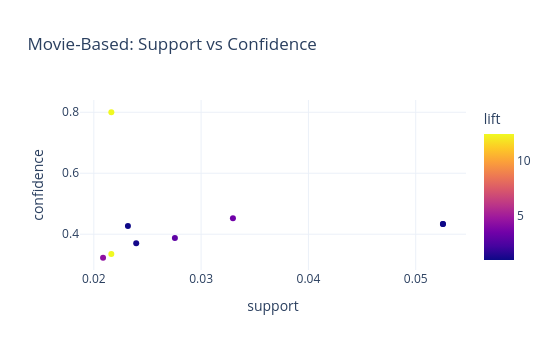

Write notebook code for a chart like this one.
### Markdown cell above
### Interpretation of Association Rules

**Summary**
FP-Growth discovered several genre associations in highly rated movies.

**Key Patterns**

* **Animation ↔ Children's** (lift ≈ 12.38): very strong relationship; these genres frequently appear together.
* **Children's → Adventure** (lift ≈ 4.43): children's movies often include adventure elements.
* **Adventure → Action** (lift ≈ 3.49) and **Sci-Fi → Action** (lift ≈ 2.99): action commonly accompanies these genres.
* **Romance → Comedy / Drama** (lift ≈ 1.4–1.05): weaker but still common pairings.

**Evaluation**
High-lift rules align with expected genre structures (e.g., animation with children's films, adventure with action). Lower-lift rules indicate more general or loosely related genre combinations.

### Code cell
fig = px.scatter(rules_movie, x='support', y='confidence', color='lift',
    title='Movie-Based: Support vs Confidence', color_continuous_scale='Plasma')
fig.update_layout(template='plotly_white', height=350, width=550)
fig.show()
print(f"Average lift: {rules_movie['lift'].mean():.3f}")

### Figure 1 — Plotly figure (JSON) as saved in the notebook; plotly's stock layout.template omitted (floating-point values rounded to 4 significant figures)
{"data": [{"hovertemplate": "support=%{x}<br>confidence=%{y}<br>lift=%{marker.color}<extra></extra>", "legendgroup": "", "marker": {"color": [12.38, 12.38, 4.428, 3.492, 2.993, 1.402, 1.199, 1.049, 1.033], "coloraxis": "coloraxis", "symbol": "circle"}, "mode": "markers", "name": "", "orientation": "v", "showlegend": false, "type": "scatter", "x": [0.02163, 0.02163, 0.02086, 0.03296, 0.02756, 0.05254, 0.02395, 0.05254, 0.02318], "xaxis": "x", "y": [0.3347, 0.8, 0.3227, 0.4523, 0.3877, 0.4331, 0.3705, 0.4331, 0.4265], "yaxis": "y"}], "layout": {"coloraxis": {"colorbar": {"title": {"text": "lift"}}, "colorscale": [[0, "#0d0887"], [0.1111, "#46039f"], [0.2222, "#7201a8"], [0.3333, "#9c179e"], [0.4444, "#bd3786"], [0.5556, "#d8576b"], [0.6667, "#ed7953"], [0.7778, "#fb9f3a"], [0.8889, "#fdca26"], [1, "#f0f921"]]}, "height": 350, "legend": {"tracegroupgap": 0}, "title": {"text": "Movie-Based: Support vs Confidence"}, "width": 550, "xaxis": {"anchor": "y", "domain": [0, 1], "title": {"text": "support"}}, "yaxis": {"anchor": "x", "domain": [0, 1], "title": {"text": "confidence"}}}}
